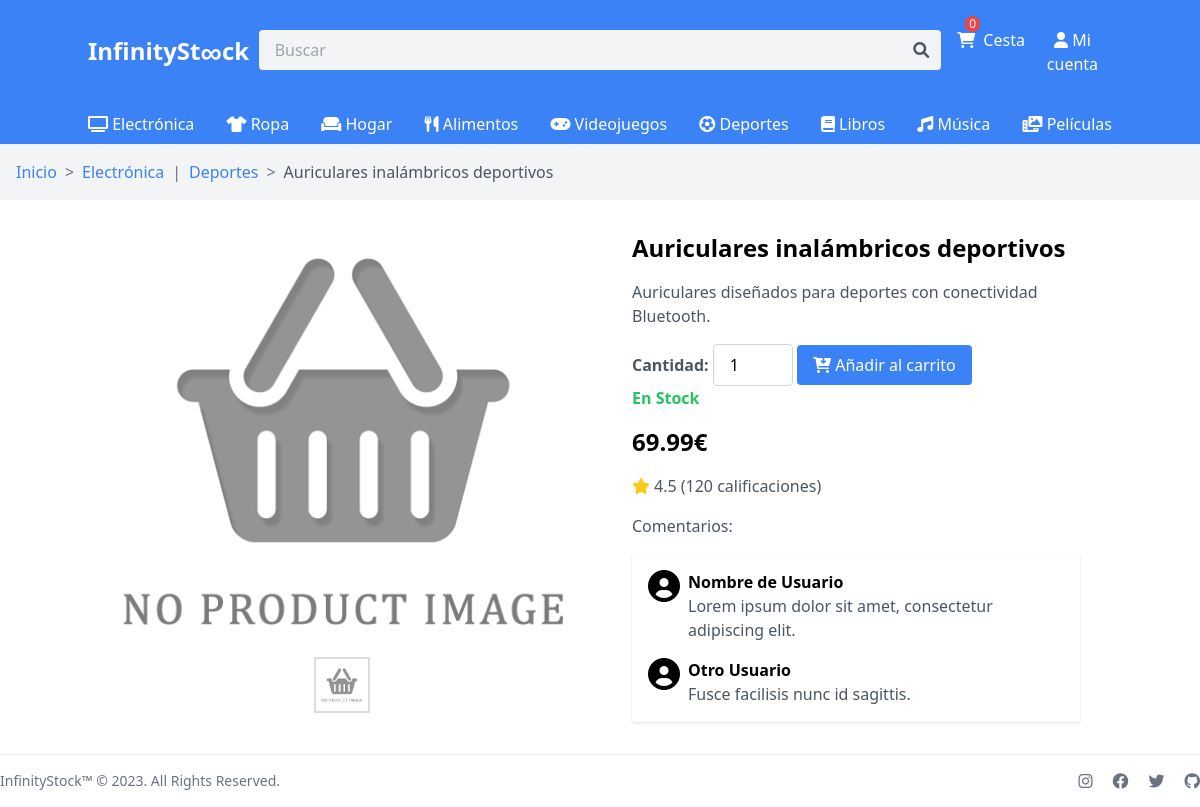
Screenshot of /?producto=25 with the database file from the repository.
### tables this page shows
CREATE TABLE `categorias` (
  `id` int NOT NULL AUTO_INCREMENT,
  `nombre` varchar(255) DEFAULT NULL,
  `icono` varchar(255) DEFAULT NULL,
  PRIMARY KEY (`id`)
);

CREATE TABLE `productos` (
  `id` int NOT NULL AUTO_INCREMENT,
  `nombre` varchar(255) DEFAULT NULL,
  `descripcion` text,
  `precio` decimal(10,2) DEFAULT NULL,
  `stock` int DEFAULT NULL,
  `imagenes` json DEFAULT NULL,
  PRIMARY KEY (`id`)
);

### api/includes/product_details.php (the view)
<?php
$id = $conn->real_escape_string($_GET["producto"]);
$sql = "SELECT * FROM productos WHERE id = $id";
$resultado = $conn->query($sql);
$producto = $resultado->fetch_assoc();
$producto["imagenes"] = !empty($producto["imagenes"]) ? json_decode($producto["imagenes"], true) : ["default.png"];
$sql = "SELECT c.nombre FROM categorias c INNER JOIN categorias_productos cp ON c.id = cp.id_categoria WHERE cp.id_producto = $id";
$resultado = $conn->query($sql);
$categorias = [];
while ($categoria = $resultado->fetch_assoc()) {
    $categorias[] = $categoria["nombre"];
}
?>
<nav class="bg-gray-100 p-4" aria-label="Breadcrumb">
    <ol class="list-none p-0 inline-flex">
        <li class="flex items-center">
            <a href="?" class="text-blue-500"><?= HOME ?></a>
            <span class="mx-2 text-gray-500"><?= SEPARATOR ?></span>
        </li>
        <?php foreach ($categorias as $categoria): ?>
            <li class="flex items-center">
                <a href="?categoria=<?= $categoria ?>" class="text-blue-500"><?= $categoria ?></a>
                <?php if ($categoria != end($categorias)): ?>
                    <span class="mx-2 text-gray-500">|</span>
                <?php else: ?>
                    <span class="mx-2 text-gray-500"><?= SEPARATOR ?></span>
                <?php endif; ?>
            </li>
        <?php endforeach; ?>
        <li class="flex items-center">
            <span class="text-gray-600"><?= $producto["nombre"] ?></span>
        </li>
    </ol>
</nav>
<div class="container flex items-center justify-center m-8 mx-auto">
    <div class="w-1/2 flex flex-col items-center">
        <div style="width: 100%; height: 400px; overflow: hidden;">
            <img id="mainImage" src="../public/img/<?= $producto["imagenes"][0] ?>" alt="Producto" class="max-w-full h-full object-contain mx-auto">
        </div>
        <div class="flex mt-4">
            <?php foreach ($producto["imagenes"] as $imagen): ?>
                <img src="../public/img/<?= $imagen ?>" alt="Thumbnail" class="w-14 h-14 object-contain cursor-pointer p-1" onclick="changeImage('<?= $imagen ?>')" style="border: 2px solid #ddd; margin-right: 5px;">
            <?php endforeach; ?>
        </div>
    </div>
    <div class="w-1/2 px-8">
        <h1 class="text-2xl font-semibold mb-4"><?= $producto["nombre"] ?></h1>
        <p class="text-gray-600 mb-4"><?= $producto["descripcion"] ?></p>
        <form method="POST" id="productForm" data-product='<?= json_encode($producto) ?>'>
            <label for="cantidad" class="font-semibold text-gray-600">Cantidad:</label>
            <input type="number" id="cantidad" name="cantidad" value="1" min="1" max="<?= $producto[
                "stock"
            ] ?>" class="border border-gray-300 px-4 py-2 rounded w-20 focus:outline-none focus:ring-2 focus:ring-blue-600 focus:border-transparent">
            <button onclick="addToCart()" class="bg-blue-500 text-white px-4 py-2 rounded hover:bg-blue-600 <?= $producto["stock"] > 0 ? "" : "cursor-not-allowed opacity-50 disabled" ?>">
                <i id="cart-icon-add" class="fa-solid fa-cart-arrow-down"></i>
                <?= ADD_TO_CART ?>
            </button>
            <?= $producto["stock"] > 0 ? '<p class="text-green-500 font-semibold">En Stock</p>' : '<p class="text-red-500 font-semibold">Sin Stock</p>' ?>
        </form>
        <p class="text-2xl font-bold mb-4" style="view-transition-name: product-price-<?= $producto["id"] ?>"><?= $producto["precio"] . CURRENCY ?></p>
        <div class="flex items-center mb-4" style="view-transition-name: product-rating-<?= $producto["id"] ?>">
            <i class="fas fa-star text-yellow-400"></i>
            <p class="text-gray-600 ml-1">4.5 (120 calificaciones)</p>
        </div>
        <p class="text-gray-600">Comentarios:</p>
        <div class="bg-white shadow p-4 mt-4">
            <div class="flex items-start space-x-2">
                <div class="flex-shrink-0">
                    <i class="w-15 h-15 fas fa-user-circle fa-2x"></i>
                </div>
                <div>
                    <p class="font-semibold">Nombre de Usuario</p>
                    <p class="text-gray-600">Lorem ipsum dolor sit amet, consectetur adipiscing elit.</p>
                </div>
            </div>
            <div class="flex items-start space-x-2 mt-4">
                <div class="flex-shrink-0">
                    <i class="w-15 h-15 fas fa-user-circle fa-2x"></i>
                </div>
                <div>
                    <p class="font-semibold">Otro Usuario</p>
                    <p class="text-gray-600">Fusce facilisis nunc id sagittis.</p>
                </div>
            </div>
        </div>
    </div>
</div>

### api/includes/header.php (shortened to what this page needs)
<?php
$sql = "SELECT * FROM categorias";
$resultado = $conn->query($sql);
$filas = $resultado->num_rows;
$categories = [];
for ($i = 0; $i < $filas; $i++) {
    $resultado->data_seek($i);
    $fila = $resultado->fetch_array(MYSQLI_ASSOC);
    $categories[$i] = $fila;
}
?>
<nav class="bg-blue-500 text-white">
    <div class="container mx-auto py-4 grid grid-cols-6 items-center">
        <h1 class="col-span-1 text-2xl font-semibold">
            <a href="?"><?= TITLE ?></a>
        </h1>
        <form method="GET" class="relative col-span-4 flex pt-2 mt-1">
            <input type="text" name="search" placeholder="<?= SEARCH ?>" class="w-full px-4 py-2 bg-gray-100 text-gray-800 rounded focus:outline-none focus:ring focus:ring-blue-300" autocomplete="off">
            <button type="submit" class="absolute top-1/2 right-3 transform -translate-y-1/2">
                <i class="fas fa-search text-gray-600 pt-2"></i>
            </button>
        </form>
        <div class="col-span-1 flex ml-2">
            <div class="relative group hover:bg-white hover:text-blue-500 rounded-t-lg px-2 py-3">
                <button class="flex items-center">
                    <i id="cart-icon" class="fas fa-shopping-cart relative z-10"></i>
                    <span id="cart-count" class="absolute top-0 left-4 bg-red-500 text-white rounded-full px-1 text-xs z-20">0</span>
                    <span class="ml-2"><?= BASKET ?></span>
                </button>
            </div>
            <div class="relative group hover:bg-white hover:text-blue-500 rounded-t-lg px-2 py-3">
                <button>
                    <i class="fas fa-user"></i> <?= isset($_SESSION["loggedin"]) ? (mb_strlen($_SESSION["user"]["nombre"]) > 8 ? mb_substr($_SESSION["user"]["nombre"], 0, 8) . '...' : $_SESSION["user"]["nombre"]) : MY_ACCOUNT ?>
                </button>
            </div>
        </div>
    </div>
    <div class="container mx-auto py-2">
        <ul class="flex space-x-4 justify-between">
            <?php foreach ($categories as $category) { ?>
                <li><a href="?categoria=<?= $category["nombre"] ?>" class="hover:text-gray-300"><i class="fas <?= $category["icono"] ?>"></i> <?= $category["nombre"] ?></a></li>
            <?php } ?>
        </ul>
    </div>
</nav>

### rows the page displays
categorias: nombre "Electrónica"
categorias: nombre "Ropa"
categorias: nombre "Hogar"
categorias: nombre "Alimentos"
categorias: nombre "Videojuegos"
categorias: nombre "Deportes"
categorias: nombre "Libros"
categorias: nombre "Música"
categorias: nombre "Películas"
productos: nombre "Auriculares inalámbricos deportivos", descripcion "Auriculares diseñados para deportes con conectividad Bluetooth.", precio "69.99"

### other values shown
TITLE "InfinitySt ∞ ck"
BASKET "Cesta"
MY_ACCOUNT "Mi cuenta"
HOME "Inicio"
SEPARATOR ">"
$categoria "Electrónica"
$categoria "Deportes"
ADD_TO_CART "Añadir al carrito"
CURRENCY "€"
COPYRIGHT "InfinityStock™ © 2023. All Rights Reserved."
